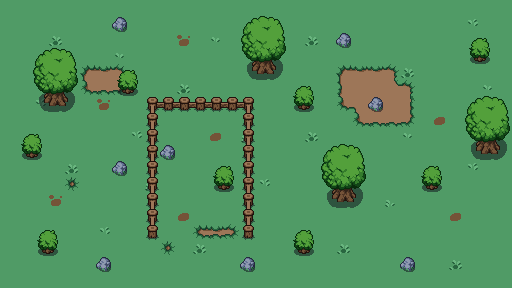

This game map was drawn from its Tiled (.tmx) file and the tilesets committed beside it. A one-line description and the trimmed map source follow:
An orthogonal 32x18 tile map with 16x16 px tiles, 3 tile layers (ground, background1, foreground1), 2 tilesets and 11 objects (9x Slime, Player, Chest).

<map version="1.10" tiledversion="1.10.1" orientation="orthogonal" renderorder="right-down" width="32" height="18" tilewidth="16" tileheight="16" infinite="0" nextlayerid="6" nextobjectid="22">
 <properties>
  <property name="music" value="audio/music/fields.ogg" />
 </properties>
 <tileset firstgid="1" source="map.tsx" />
 <tileset firstgid="145" name="Entities" tilewidth="48" tileheight="48" tilecount="3" columns="0">
  <grid orientation="orthogonal" width="1" height="1" />
  <tile id="0">
   <image width="48" height="48" source="player-idle-south_000.png" />
  </tile>
  <tile id="1">
   <image width="32" height="32" source="slime-idle_000.png" />
  </tile>
  <tile id="2">
   <image width="16" height="16" source="chest-idle_000.png" />
  </tile>
 </tileset>
 <layer id="1" name="ground" width="32" height="18">
  <data>[576 cells, 576 non-empty, 20 distinct tile ids]</data>
 </layer>
 <layer id="2" name="background1" width="32" height="18">
  <data>[576 cells, 66 non-empty, 13 distinct tile ids]</data>
 </layer>
 <layer id="3" name="foreground1" width="32" height="18">
  <data>[576 cells, 52 non-empty, 11 distinct tile ids]</data>
 </layer>
 <objectgroup id="4" name="entities">
  <object id="1" name="Player" type="Player" gid="145" x="7.60662" y="280.667" width="48" height="48" />
  <object id="2" name="Slime" type="Slime" gid="146" x="184.539" y="151.146" width="32" height="32" />
  <object id="3" name="Slime" type="Slime" gid="146" x="86.994" y="133.162" width="32" height="32" />
  <object id="4" name="Slime" type="Slime" gid="146" x="280.448" y="181.662" width="32" height="32" />
  <object id="5" name="Slime" type="Slime" gid="146" x="377.448" y="55.7807" width="32" height="32" />
  <object id="6" name="Slime" type="Slime" gid="146" x="471.723" y="262.314" width="32" height="32" />
  <object id="7" name="Slime" type="Slime" gid="146" x="376.903" y="245.42" width="32" height="32" />
  <object id="8" name="Slime" type="Slime" gid="146" x="185.628" y="277.027" width="32" height="32" />
  <object id="9" name="Slime" type="Slime" gid="146" x="7.97744" y="37.7977" width="32" height="32" />
  <object id="10" name="Slime" type="Slime" gid="146" x="72.2806" y="214.904" width="32" height="32" />
  <object id="11" name="Chest" type="Chest" gid="147" x="160.932" y="126.797" width="16" height="16" />
 </objectgroup>
</map>
